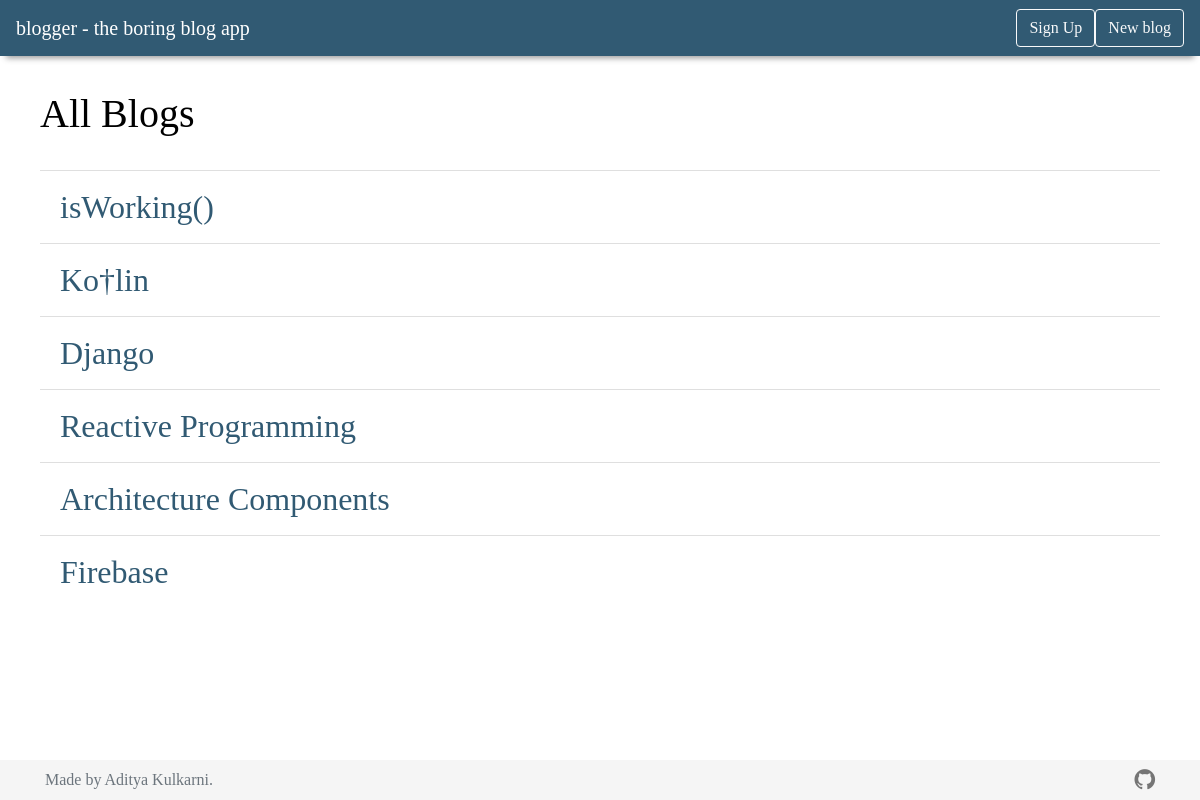
Screenshot of /blog/ with the database file from the repository.
### blog/models.py (models this page shows, shortened)
class Blog(models.Model):
	blog_title = models.CharField(max_length=100)
	blog_content = models.TextField(max_length=10000)
	blog_author = models.CharField(max_length=50)
	pub_date = models.DateTimeField('date published')

### blog/views.py (the view)
# urls.py: path('', views.index, name = 'index'),
def index(request):
	latest_blogs = Blog.objects.order_by('-pub_date')
	context = {'latest_blogs': latest_blogs}
	return render(request, 'blog/index.html', context)

### blog/templates/blog/index.html
{% extends 'blog/master.html' %}
{% load static %}
{% block content %}
	<div>
		<br>
		<h1>All Blogs</h1>
		<br>
		{% if latest_blogs %}
		    <ul class="list-group list-group-flush">
		    {% for blog in latest_blogs %}
		    	<div>
			        <li class="list-group-item"><a href="{% url 'blog:detail' blog.id %}">{{ blog.blog_title }}</a></li>
			    </div>
		    {% endfor %}
		    </ul>
		{% else %}
		    <p>No blogs are available.</p>
		{% endif %}
	</div>
{% endblock content %}

### blog/static/blog/css/style.css (style rules this page uses)
li a { color: #315a73; font-size: 32px; }
* { font-family: 'Product Sans' }
h1 { color : black; }

### rows the page displays
Blog: blog_title "isWorking()"
Blog: blog_title "Ko†lin"
Blog: blog_title "Django"
Blog: blog_title "Reactive Programming"
Blog: blog_title "Architecture Components"
Blog: blog_title "Firebase"
